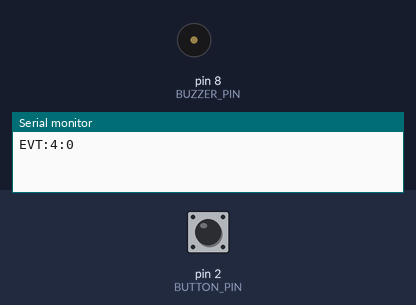
Bench run of a sketch on a simulated Arduino Uno, built with avr-gcc and run on an emulated ATmega328P. Parts: buzzer (waves = sounding), the last lines printed to the serial monitor. Inputs (shaded band) come from the test bench; at power-on: pin 2 (BUTTON_PIN) HIGH.

Above: at 1.2 s.
1.3 s: pin 2 (BUTTON_PIN) pulled LOW for 0.15 s
At 2.4 s:
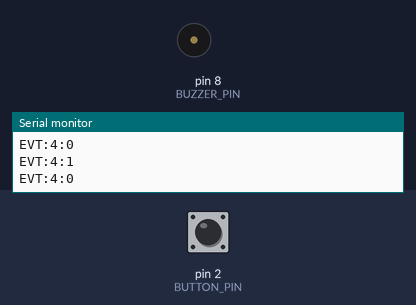
2.9 s: pin 2 (BUTTON_PIN) pulled LOW for 3.2 s
At 3.8 s:
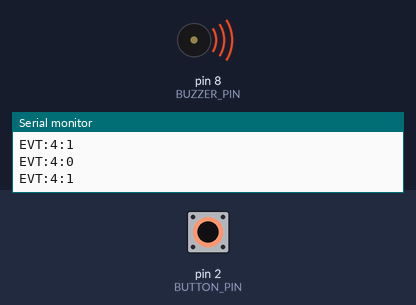
Timing chart, 0 to 7.6 s (numbered marks = the images above; inputs shaded):
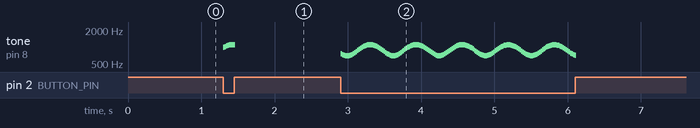

The sketch:

04_siren.ino
```cpp
/*
  Bosqich 04 — Ogohlantirish signali (sirena)
  Nurshahar hikoyasi: Arduino Chrome O'yinlari

  Ulanish:
    Buzzer (passiv) -> D8 va GND
    Tugma -> D2 va GND orasida (INPUT_PULLUP)

  Protokol: "EVT:4:1" sirena yonganda, "EVT:4:0" o'chganda.
*/

const int BUTTON_PIN = 2;
const int BUZZER_PIN = 8;

int lastState = -1;

void setup() {
  Serial.begin(9600);
  pinMode(BUTTON_PIN, INPUT_PULLUP);
  pinMode(BUZZER_PIN, OUTPUT);
}

void loop() {
  bool on = digitalRead(BUTTON_PIN) == LOW;

  if (on) {
    tone(BUZZER_PIN, 900 + 200 * sin(millis() / 100.0));
  } else {
    noTone(BUZZER_PIN);
  }

  int state = on ? 1 : 0;
  if (state != lastState) {
    Serial.print("EVT:4:");
    Serial.println(state);
    lastState = state;
  }
  delay(20);
}
```

Measured:
- after the input at 1.3 s, tone on pin 8 (BUZZER_PIN): plays 984 Hz for 0.02 s, 1018 Hz for 0.02 s, 1049 Hz for 0.02 s, 1072 Hz for 0.02 s, 1089 Hz for 0.02 s, 1098 Hz for 0.02 s … (8 notes in this stretch), starting at once
- after the input at 2.9 s, tone on pin 8 (BUZZER_PIN): plays 761 Hz for 0.02 s, 735 Hz for 0.02 s, 716 Hz for 0.02 s, 704 Hz for 0.02 s, 700 Hz for 0.02 s, 703 Hz for 0.02 s … (158 notes in this stretch), starting at once
